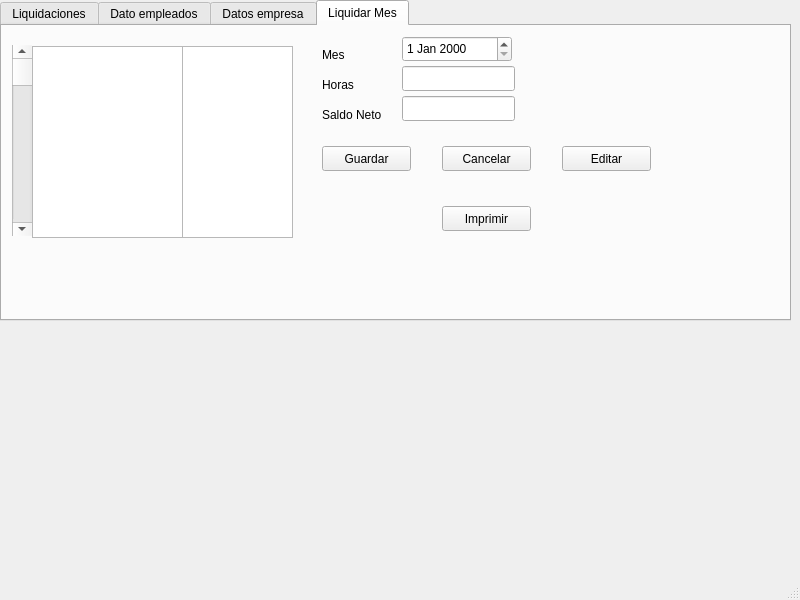
<?xml version="1.0" encoding="UTF-8"?>
<ui version="4.0">
 <class>MainWindow</class>
 <widget class="QMainWindow" name="MainWindow">
  <property name="geometry">
   <rect>
    <x>0</x>
    <y>0</y>
    <width>800</width>
    <height>600</height>
   </rect>
  </property>
  <property name="windowTitle">
   <string>MainWindow</string>
  </property>
  <widget class="QWidget" name="centralwidget">
   <widget class="QTabWidget" name="Liquidacion">
    <property name="geometry">
     <rect>
      <x>0</x>
      <y>0</y>
      <width>791</width>
      <height>321</height>
     </rect>
    </property>
    <property name="whatsThis">
     <string>&lt;html&gt;&lt;head/&gt;&lt;body&gt;&lt;p&gt;Liquidaciones&lt;/p&gt;&lt;p&gt;&lt;br/&gt;&lt;/p&gt;&lt;/body&gt;&lt;/html&gt;</string>
    </property>
    <property name="currentIndex">
     <number>3</number>
    </property>
    <widget class="QWidget" name="Liquidaciones_1">
     <attribute name="title">
      <string>Liquidaciones</string>
     </attribute>
     <widget class="QColumnView" name="Nombre">
      <property name="geometry">
       <rect>
        <x>10</x>
        <y>10</y>
        <width>101</width>
        <height>192</height>
       </rect>
      </property>
     </widget>
     <widget class="QColumnView" name="Apellido">
      <property name="geometry">
       <rect>
        <x>110</x>
        <y>10</y>
        <width>101</width>
        <height>192</height>
       </rect>
      </property>
     </widget>
     <widget class="QColumnView" name="Cuit">
      <property name="geometry">
       <rect>
        <x>210</x>
        <y>10</y>
        <width>51</width>
        <height>192</height>
       </rect>
      </property>
     </widget>
     <widget class="QColumnView" name="ObraSocial">
      <property name="geometry">
       <rect>
        <x>310</x>
        <y>10</y>
        <width>91</width>
        <height>192</height>
       </rect>
      </property>
     </widget>
     <widget class="QColumnView" name="FechaIngreso">
      <property name="geometry">
       <rect>
        <x>400</x>
        <y>10</y>
        <width>81</width>
        <height>192</height>
       </rect>
      </property>
     </widget>
     <widget class="QColumnView" name="Categoria">
      <property name="geometry">
       <rect>
        <x>480</x>
        <y>10</y>
        <width>91</width>
        <height>192</height>
       </rect>
      </property>
     </widget>
     <widget class="QColumnView" name="CCT">
      <property name="geometry">
       <rect>
        <x>570</x>
        <y>10</y>
        <width>111</width>
        <height>192</height>
       </rect>
      </property>
     </widget>
     <widget class="QColumnView" name="MesLiqui">
      <property name="geometry">
       <rect>
        <x>260</x>
        <y>10</y>
        <width>51</width>
        <height>192</height>
       </rect>
      </property>
     </widget>
     <widget class="QColumnView" name="columnView">
      <property name="geometry">
       <rect>
        <x>680</x>
        <y>10</y>
        <width>101</width>
        <height>192</height>
       </rect>
      </property>
     </widget>
     <widget class="QScrollBar" name="verticalScrollBar_2">
      <property name="geometry">
       <rect>
        <x>0</x>
        <y>10</y>
        <width>16</width>
        <height>191</height>
       </rect>
      </property>
      <property name="orientation">
       <enum>Qt::Vertical</enum>
      </property>
     </widget>
    </widget>
    <widget class="QWidget" name="DatoEmp">
     <attribute name="title">
      <string>Dato empleados</string>
     </attribute>
     <widget class="QLabel" name="label">
      <property name="geometry">
       <rect>
        <x>50</x>
        <y>20</y>
        <width>67</width>
        <height>17</height>
       </rect>
      </property>
      <property name="text">
       <string>Apellido</string>
      </property>
     </widget>
     <widget class="QLabel" name="label_2">
      <property name="geometry">
       <rect>
        <x>50</x>
        <y>50</y>
        <width>67</width>
        <height>17</height>
       </rect>
      </property>
      <property name="text">
       <string>Nombre</string>
      </property>
     </widget>
     <widget class="QLabel" name="label_3">
      <property name="geometry">
       <rect>
        <x>50</x>
        <y>80</y>
        <width>131</width>
        <height>17</height>
       </rect>
      </property>
      <property name="text">
       <string>Obra Social</string>
      </property>
     </widget>
     <widget class="QLabel" name="label_4">
      <property name="geometry">
       <rect>
        <x>50</x>
        <y>110</y>
        <width>67</width>
        <height>17</height>
       </rect>
      </property>
      <property name="text">
       <string>Cuit/Cuil</string>
      </property>
     </widget>
     <widget class="QLabel" name="label_5">
      <property name="geometry">
       <rect>
        <x>50</x>
        <y>140</y>
        <width>101</width>
        <height>17</height>
       </rect>
      </property>
      <property name="text">
       <string>Fecha Ingreso</string>
      </property>
     </widget>
     <widget class="QLabel" name="label_6">
      <property name="geometry">
       <rect>
        <x>50</x>
        <y>170</y>
        <width>71</width>
        <height>17</height>
       </rect>
      </property>
      <property name="text">
       <string>Categoria</string>
      </property>
     </widget>
     <widget class="QLabel" name="label_7">
      <property name="geometry">
       <rect>
        <x>50</x>
        <y>200</y>
        <width>101</width>
        <height>17</height>
       </rect>
      </property>
      <property name="text">
       <string>CCT</string>
      </property>
     </widget>
     <widget class="QLineEdit" name="ApellidoEmp">
      <property name="geometry">
       <rect>
        <x>160</x>
        <y>10</y>
        <width>113</width>
        <height>25</height>
       </rect>
      </property>
     </widget>
     <widget class="QLineEdit" name="NombreEmp">
      <property name="geometry">
       <rect>
        <x>160</x>
        <y>40</y>
        <width>113</width>
        <height>25</height>
       </rect>
      </property>
     </widget>
     <widget class="QLineEdit" name="ObraEmp">
      <property name="geometry">
       <rect>
        <x>160</x>
        <y>70</y>
        <width>113</width>
        <height>25</height>
       </rect>
      </property>
     </widget>
     <widget class="QLineEdit" name="CuitEmp">
      <property name="geometry">
       <rect>
        <x>160</x>
        <y>100</y>
        <width>113</width>
        <height>25</height>
       </rect>
      </property>
     </widget>
     <widget class="QLineEdit" name="FechaEmp">
      <property name="geometry">
       <rect>
        <x>160</x>
        <y>130</y>
        <width>113</width>
        <height>25</height>
       </rect>
      </property>
     </widget>
     <widget class="QLineEdit" name="CategoriaEmp">
      <property name="geometry">
       <rect>
        <x>160</x>
        <y>160</y>
        <width>113</width>
        <height>25</height>
       </rect>
      </property>
     </widget>
     <widget class="QLineEdit" name="CTTEmp">
      <property name="geometry">
       <rect>
        <x>160</x>
        <y>190</y>
        <width>113</width>
        <height>25</height>
       </rect>
      </property>
     </widget>
     <widget class="QPushButton" name="GuardarEmp">
      <property name="geometry">
       <rect>
        <x>380</x>
        <y>80</y>
        <width>89</width>
        <height>25</height>
       </rect>
      </property>
      <property name="text">
       <string>Guardar</string>
      </property>
     </widget>
     <widget class="QPushButton" name="CancelarEmp">
      <property name="geometry">
       <rect>
        <x>380</x>
        <y>130</y>
        <width>89</width>
        <height>25</height>
       </rect>
      </property>
      <property name="text">
       <string>Cancelar</string>
      </property>
     </widget>
    </widget>
    <widget class="QWidget" name="tab">
     <attribute name="title">
      <string>Datos empresa</string>
     </attribute>
     <widget class="QLabel" name="label_8">
      <property name="geometry">
       <rect>
        <x>50</x>
        <y>20</y>
        <width>161</width>
        <height>17</height>
       </rect>
      </property>
      <property name="text">
       <string>Nombre de la empresa</string>
      </property>
     </widget>
     <widget class="QLabel" name="label_9">
      <property name="geometry">
       <rect>
        <x>50</x>
        <y>50</y>
        <width>67</width>
        <height>17</height>
       </rect>
      </property>
      <property name="text">
       <string>Domicilio</string>
      </property>
     </widget>
     <widget class="QLabel" name="label_10">
      <property name="geometry">
       <rect>
        <x>50</x>
        <y>80</y>
        <width>67</width>
        <height>17</height>
       </rect>
      </property>
      <property name="text">
       <string>Cuit/Cuil</string>
      </property>
     </widget>
     <widget class="QLabel" name="label_11">
      <property name="geometry">
       <rect>
        <x>50</x>
        <y>110</y>
        <width>141</width>
        <height>17</height>
       </rect>
      </property>
      <property name="text">
       <string>Logo de la empresa</string>
      </property>
     </widget>
     <widget class="QLineEdit" name="NombreEmpresa">
      <property name="geometry">
       <rect>
        <x>220</x>
        <y>10</y>
        <width>113</width>
        <height>25</height>
       </rect>
      </property>
     </widget>
     <widget class="QLineEdit" name="DomicilioEmpresa">
      <property name="geometry">
       <rect>
        <x>220</x>
        <y>40</y>
        <width>113</width>
        <height>25</height>
       </rect>
      </property>
     </widget>
     <widget class="QLineEdit" name="CuitEmpresa">
      <property name="geometry">
       <rect>
        <x>220</x>
        <y>70</y>
        <width>113</width>
        <height>25</height>
       </rect>
      </property>
     </widget>
     <widget class="QLineEdit" name="UrlEmpresa">
      <property name="geometry">
       <rect>
        <x>220</x>
        <y>100</y>
        <width>113</width>
        <height>25</height>
       </rect>
      </property>
     </widget>
     <widget class="QPushButton" name="Examinar">
      <property name="geometry">
       <rect>
        <x>350</x>
        <y>100</y>
        <width>89</width>
        <height>25</height>
       </rect>
      </property>
      <property name="text">
       <string>Examinar...</string>
      </property>
     </widget>
     <widget class="QPushButton" name="CancelarEmpresa">
      <property name="geometry">
       <rect>
        <x>290</x>
        <y>180</y>
        <width>89</width>
        <height>25</height>
       </rect>
      </property>
      <property name="text">
       <string>Cancelar</string>
      </property>
     </widget>
     <widget class="QPushButton" name="GuardarEmpresa">
      <property name="geometry">
       <rect>
        <x>150</x>
        <y>180</y>
        <width>89</width>
        <height>25</height>
       </rect>
      </property>
      <property name="text">
       <string>Guardar</string>
      </property>
     </widget>
     <widget class="QPushButton" name="pushButton_4">
      <property name="geometry">
       <rect>
        <x>220</x>
        <y>230</y>
        <width>89</width>
        <height>25</height>
       </rect>
      </property>
      <property name="text">
       <string>Editar</string>
      </property>
     </widget>
    </widget>
    <widget class="QWidget" name="tab_2">
     <attribute name="title">
      <string>Liquidar Mes</string>
     </attribute>
     <widget class="QScrollBar" name="verticalScrollBar">
      <property name="geometry">
       <rect>
        <x>10</x>
        <y>19</y>
        <width>20</width>
        <height>191</height>
       </rect>
      </property>
      <property name="orientation">
       <enum>Qt::Vertical</enum>
      </property>
     </widget>
     <widget class="QColumnView" name="NombreApellido">
      <property name="geometry">
       <rect>
        <x>30</x>
        <y>20</y>
        <width>151</width>
        <height>192</height>
       </rect>
      </property>
     </widget>
     <widget class="QColumnView" name="columnView_3">
      <property name="geometry">
       <rect>
        <x>180</x>
        <y>20</y>
        <width>111</width>
        <height>192</height>
       </rect>
      </property>
     </widget>
     <widget class="QLabel" name="label_12">
      <property name="geometry">
       <rect>
        <x>320</x>
        <y>50</y>
        <width>67</width>
        <height>17</height>
       </rect>
      </property>
      <property name="text">
       <string>Horas</string>
      </property>
     </widget>
     <widget class="QLabel" name="label_13">
      <property name="geometry">
       <rect>
        <x>320</x>
        <y>20</y>
        <width>67</width>
        <height>17</height>
       </rect>
      </property>
      <property name="text">
       <string>Mes</string>
      </property>
     </widget>
     <widget class="QDateEdit" name="MesLiq">
      <property name="geometry">
       <rect>
        <x>400</x>
        <y>10</y>
        <width>110</width>
        <height>26</height>
       </rect>
      </property>
     </widget>
     <widget class="QLineEdit" name="HorasLiq">
      <property name="geometry">
       <rect>
        <x>400</x>
        <y>40</y>
        <width>113</width>
        <height>25</height>
       </rect>
      </property>
     </widget>
     <widget class="QLabel" name="label_14">
      <property name="geometry">
       <rect>
        <x>320</x>
        <y>80</y>
        <width>81</width>
        <height>17</height>
       </rect>
      </property>
      <property name="text">
       <string>Saldo Neto</string>
      </property>
     </widget>
     <widget class="QLineEdit" name="lineEdit_2">
      <property name="geometry">
       <rect>
        <x>400</x>
        <y>70</y>
        <width>113</width>
        <height>25</height>
       </rect>
      </property>
     </widget>
     <widget class="QPushButton" name="GuardarLiq">
      <property name="geometry">
       <rect>
        <x>320</x>
        <y>120</y>
        <width>89</width>
        <height>25</height>
       </rect>
      </property>
      <property name="text">
       <string>Guardar</string>
      </property>
     </widget>
     <widget class="QPushButton" name="pushButton_2">
      <property name="geometry">
       <rect>
        <x>440</x>
        <y>120</y>
        <width>89</width>
        <height>25</height>
       </rect>
      </property>
      <property name="text">
       <string>Cancelar</string>
      </property>
     </widget>
     <widget class="QPushButton" name="ImprimirLiq">
      <property name="geometry">
       <rect>
        <x>440</x>
        <y>180</y>
        <width>89</width>
        <height>25</height>
       </rect>
      </property>
      <property name="text">
       <string>Imprimir</string>
      </property>
     </widget>
     <widget class="QPushButton" name="EditarLiq">
      <property name="geometry">
       <rect>
        <x>560</x>
        <y>120</y>
        <width>89</width>
        <height>25</height>
       </rect>
      </property>
      <property name="text">
       <string>Editar</string>
      </property>
     </widget>
    </widget>
   </widget>
  </widget>
  <widget class="QMenuBar" name="menubar">
   <property name="geometry">
    <rect>
     <x>0</x>
     <y>0</y>
     <width>800</width>
     <height>22</height>
    </rect>
   </property>
  </widget>
  <widget class="QStatusBar" name="statusbar"/>
 </widget>
 <resources/>
 <connections/>
</ui>
